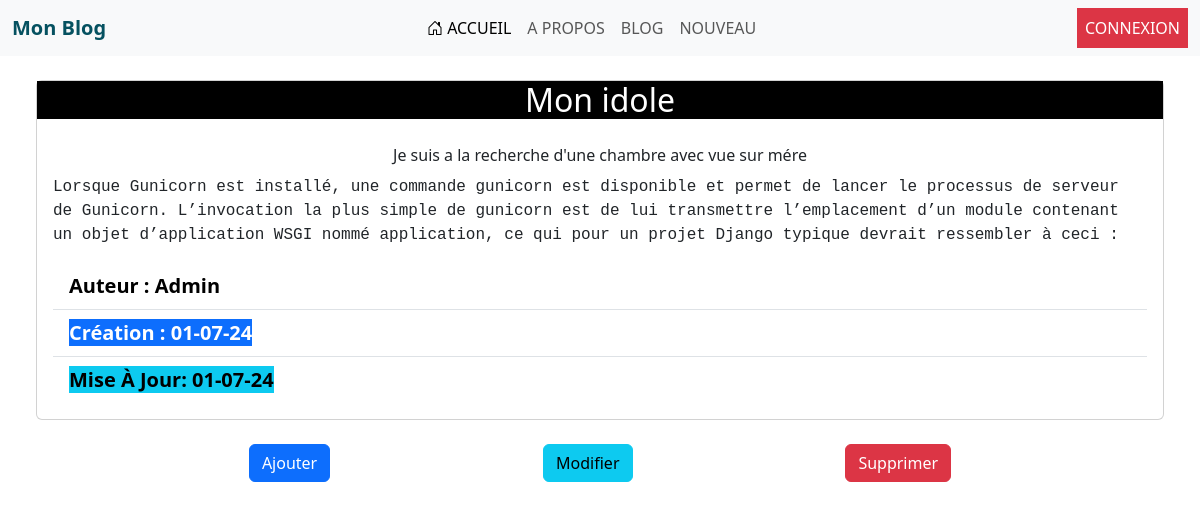
Page /detail_article/30/ on the committed database.
### blog/models.py (models this page shows, shortened)
class Blog(models.Model):
    titre       = models.CharField(max_length=100)
    description = models.TextField()
    content     = models.TextField()
    auteur      = models.ForeignKey(User, on_delete=models.CASCADE)
    create_date = models.DateTimeField(auto_now_add=True)
    update_date = models.DateTimeField(auto_now=True)

### blog/views.py (the view)
def detail_article(request, id):
    blogs = get_object_or_404(Blog, id=id)
    return render (request, "bloggers/detail.html", {'blogs': blogs})

### templates/bloggers/detail.html
{% extends "bases.html" %}
{% block content %}
<div class="container-fluid">
    <div class="row g-4 m-auto">
            <div class="col m-auto">
                <div class="card">
                    <h2 class="card-title text-center bg-black text-white">
                            {{ blogs.titre }}
                    </h2>
                    <div class="card-body">
                        <p class="card-title text-center"> {{ blogs.description }} </p>
                        <p class="card-text justify-content-center font-monospace"> {{ blogs.content }} </p>
                        <ul class="list-group list-group-flush">
                            <li class="list-group-item text-black fw-bold fs-5 text-capitalize">
                                auteur  : {{ blogs.auteur }}
                            </li>
                            <li class="list-group-item ">
                                <span class="bg-primary text-white fw-bold fs-5 text-capitalize m-auto">
                                    création : {{ blogs.create_date | date:"d-m-y" }}
                                </span>
                            </li>
                            <li class="list-group-item">
                                <span class="bg-info text-black fw-bold fs-5 text-capitalize">
                                mise à jour: {{ blogs.update_date | date:"d-m-y"  }}
                                </span>
                            </li>
                        </ul>
                    </div>
                </div>
            </div>
    </div>
    <div class="row g-4 m-auto">
        <div class="col m-auto d-flex justify-content-evenly mt-4">
            <a href="{% url 'ajouter' %}" class="btn btn-primary" type="submit"> Ajouter </a>
            <a  href="{% url 'edit_artcle' blogs.id %}" class="btn btn-info" type="submit"> Modifier </a>
            <a href="{% url 'delete_artcle' blogs.id %}" class="btn btn-danger" type="submit"> Supprimer </a>
        </div>
    </div>
</div>
{% endblock %}

### rows in the picture
Blog: titre "Mon idole", description "Je suis a la recherche d'une chambre avec vue sur mére", content "Lorsque Gunicorn est installé, une commande gunicorn est disponible et permet de lancer le processus de serveur de Gunicorn. L’invocation la plus simple de gunicorn est de lui transmettre l’emplacement d’un module contenant un objet d’application WSGI nommé application, ce qui pour un projet Django typique devrait ressembler à ceci :", auteur "Admin", create_date "01-07-24", update_date "01-07-24"
